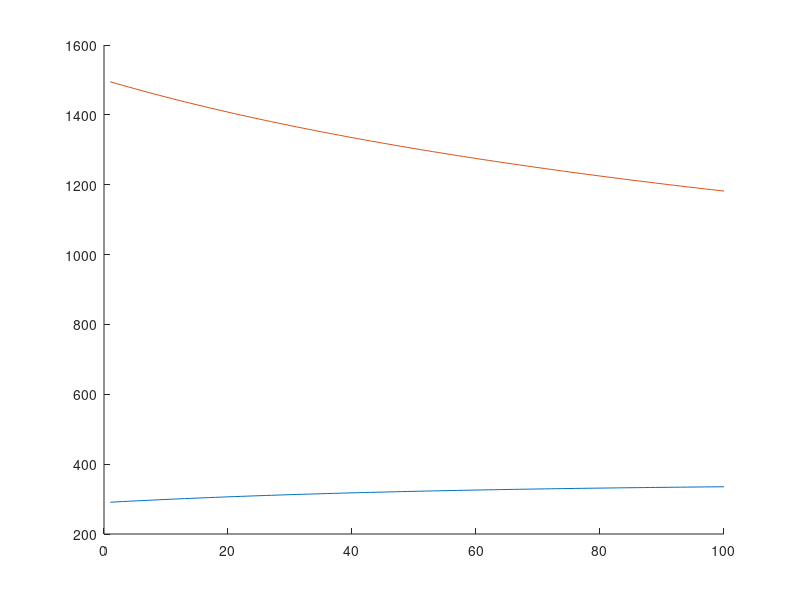
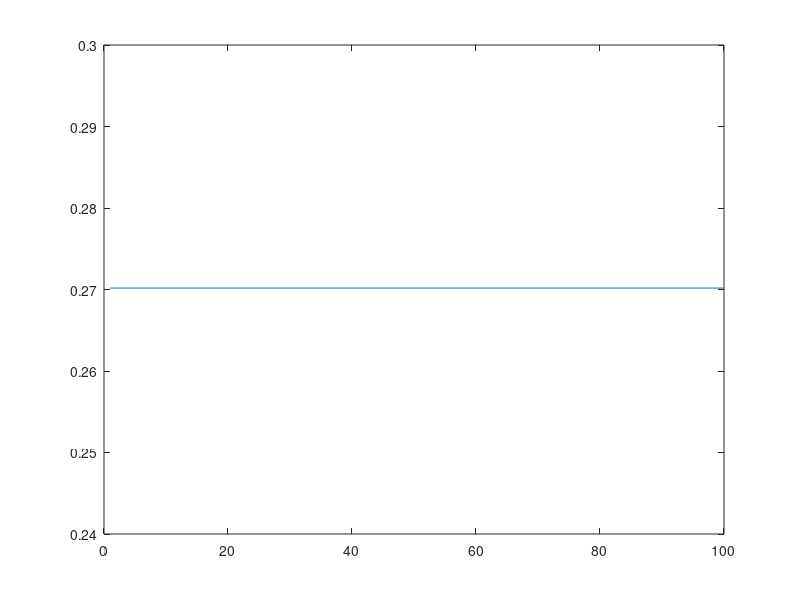

The MATLAB source for these figures, in order:
function shit = attempt2



    finalTime = 100;
    
    T = zeros(1, finalTime);
    liquidTemps = zeros(1, finalTime);
    barTemps = zeros(1, finalTime);
    liquidMasses = zeros(1, finalTime);
    
    %%mug
    diameterCider = 8/100; %meters
    heatOfVaporization = 2256*10^3; %J/kG
    heightCider = 10/100; 
    mugThickness = 7/100;
    thermalConductivityMug =1.5;
    
    
    %%bar
    specificHeatBar = 475 ; %specific heat in joules per kg kelvin
    densityBar = 7850; %density in kg per meter cubed
    lengthBar = 5/100 ;%length of bar in meters
    diameterBar = 4/100 ;%length of side of bar in meters
    volumeBar = pi*(diameterBar/2)^2*lengthBar; %volume
    surfaceAreaBar = pi * diameterBar * lengthBar + pi * (diameterBar/2)^2;
    barMass = densityBar * volumeBar;
    barTemp = 1500;
    barEnergy = temperatureToEnergy(barTemp, barMass, specificHeatBar);
    
    %%steam
    thicknessSteam = 1/100;
    steamSA = (lengthBar + thicknessSteam) * (pi * (diameterBar + 2 * thicknessSteam)) + 2 * pi * (diameterBar/2 + thicknessSteam)^2;
    densityOfSteam = 0.590; %kg/m^3
    volumeSteam = steamSA * thicknessSteam;
    
    %%liquid
    liquidDensity = 1000;
    specificHeatLiquid = 4186;
    liquidTemp = 290;
    liquidVolume = (pi * (diameterCider/2)^2) * heightCider - (volumeBar + volumeSteam);
    liquidMass = liquidVolume * liquidDensity;
    liquidEnergy = temperatureToEnergy(liquidTemp, liquidMass, specificHeatLiquid);
    
    
    
    %%radiation, bar to liquid
    emissivityCoefficient = .25; %lol magic space rays
    thermalConductivitySteam = .00185;
    
    airSA = (.04^2 * pi) - (.02^2 * pi);
    mugSA = .08 * pi + (pi * .04^2);
    
    barTemp = 0;
    liquidTemp = 0;
    
    for n = 1:finalTime
        barTemp = energyToTemperature(barEnergy, barMass, specificHeatBar);
        liquidTemp = energyToTemperature(liquidEnergy, liquidMass, specificHeatLiquid);
        
        thermalHeatCoefficient = 10;
        conductionLHL = thermalConductivityMug * mugSA * (liquidTemp - 290) / mugThickness;
        convectionLHL = thermalHeatCoefficient * airSA * (liquidTemp - 290);
        
        deltaT = barTemp - liquidTemp;
        conductionBTL = thermalConductivitySteam * steamSA * deltaT / thicknessSteam;

        deltaRT = barTemp^4 - liquidTemp^4;
        radiation = emissivityCoefficient * 5.67 * 10^(-8) * deltaRT * steamSA * .9;
        
        deltaEnergy = liquidEnergy - temperatureToEnergy(373, liquidMass, specificHeatLiquid);
        massEnergy = 0;
        massChange = 0;
        if(deltaEnergy > 0)
            massEnergy = deltaEnergy;
            massChange = deltaEnergy / heatOfVaporization;
        end
        
%         conductionLHL = 0;%fuck this
        energyFlowLiquid = conductionBTL + radiation - conductionLHL - convectionLHL - massEnergy;
        energyFlowBar = conductionBTL + radiation / .9;
        

        liquidEnergy = liquidEnergy + energyFlowLiquid;
        barEnergy = barEnergy - energyFlowBar;
        liquidMass = liquidMass - massChange;
        
        T(n) = n;
        liquidTemps(n) = energyToTemperature(liquidEnergy, liquidMass, specificHeatLiquid);
        barTemps(n) = energyToTemperature(barEnergy, barMass, specificHeatBar);
        liquidMasses(n) = liquidMass;
        
        display(massEnergy);
    end
    
    hold on;
    plot(T, liquidTemps);
    plot(T, barTemps);
    figure
    plot(T, liquidMasses);
end
function res = energyToTemperature(U, m, c)
        res = U / heatCapacity(m,c);
    end

    function res = temperatureToEnergy( T, m, c)
        res = T * heatCapacity(m,c);
    end

    function res = heatCapacity(mass, specificHeat)
        res = mass * specificHeat;
    end